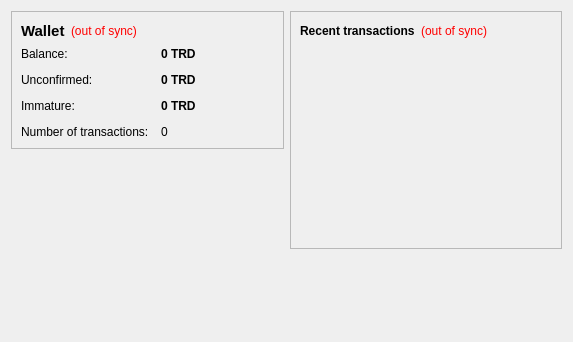
<?xml version="1.0" encoding="UTF-8"?>
<ui version="4.0">
 <class>OverviewPage</class>
 <widget class="QWidget" name="OverviewPage">
  <property name="geometry">
   <rect>
    <x>0</x>
    <y>0</y>
    <width>573</width>
    <height>342</height>
   </rect>
  </property>
  <property name="windowTitle">
   <string>Form</string>
  </property>
  <layout class="QHBoxLayout" name="horizontalLayout" stretch="1,1">
   <item>
    <layout class="QVBoxLayout" name="verticalLayout_2">
     <item>
      <widget class="QFrame" name="frame">
       <property name="frameShape">
        <enum>QFrame::StyledPanel</enum>
       </property>
       <property name="frameShadow">
        <enum>QFrame::Raised</enum>
       </property>
       <layout class="QVBoxLayout" name="verticalLayout_4">
        <item>
         <layout class="QHBoxLayout" name="horizontalLayout_4">
          <item>
           <widget class="QLabel" name="label_5">
            <property name="font">
             <font>
              <pointsize>11</pointsize>
              <weight>75</weight>
              <bold>true</bold>
             </font>
            </property>
            <property name="text">
             <string>Wallet</string>
            </property>
           </widget>
          </item>
          <item>
           <widget class="QLabel" name="labelWalletStatus">
            <property name="toolTip">
             <string>The displayed information may be out of date. Your wallet automatically synchronizes with the TrendCoin network after a connection is established, but this process has not completed yet.</string>
            </property>
            <property name="styleSheet">
             <string notr="true">QLabel { color: red; }</string>
            </property>
            <property name="text">
             <string notr="true">(out of sync)</string>
            </property>
            <property name="alignment">
             <set>Qt::AlignLeading|Qt::AlignLeft|Qt::AlignVCenter</set>
            </property>
           </widget>
          </item>
          <item>
           <spacer name="horizontalSpacer_2">
            <property name="orientation">
             <enum>Qt::Horizontal</enum>
            </property>
            <property name="sizeHint" stdset="0">
             <size>
              <width>40</width>
              <height>20</height>
             </size>
            </property>
           </spacer>
          </item>
         </layout>
        </item>
        <item>
         <layout class="QFormLayout" name="formLayout_2">
          <property name="fieldGrowthPolicy">
           <enum>QFormLayout::AllNonFixedFieldsGrow</enum>
          </property>
          <property name="horizontalSpacing">
           <number>12</number>
          </property>
          <property name="verticalSpacing">
           <number>12</number>
          </property>
          <item row="0" column="0">
           <widget class="QLabel" name="label">
            <property name="text">
             <string>Balance:</string>
            </property>
           </widget>
          </item>
          <item row="0" column="1">
           <widget class="QLabel" name="labelBalance">
            <property name="font">
             <font>
              <weight>75</weight>
              <bold>true</bold>
             </font>
            </property>
            <property name="cursor">
             <cursorShape>IBeamCursor</cursorShape>
            </property>
            <property name="toolTip">
             <string>Your current balance</string>
            </property>
            <property name="text">
             <string notr="true">0 TRD</string>
            </property>
            <property name="textInteractionFlags">
             <set>Qt::LinksAccessibleByMouse|Qt::TextSelectableByKeyboard|Qt::TextSelectableByMouse</set>
            </property>
           </widget>
          </item>
          <item row="1" column="0">
           <widget class="QLabel" name="label_3">
            <property name="text">
             <string>Unconfirmed:</string>
            </property>
           </widget>
          </item>
          <item row="1" column="1">
           <widget class="QLabel" name="labelUnconfirmed">
            <property name="font">
             <font>
              <weight>75</weight>
              <bold>true</bold>
             </font>
            </property>
            <property name="cursor">
             <cursorShape>IBeamCursor</cursorShape>
            </property>
            <property name="toolTip">
             <string>Total of transactions that have yet to be confirmed, and do not yet count toward the current balance</string>
            </property>
            <property name="text">
             <string notr="true">0 TRD</string>
            </property>
            <property name="textInteractionFlags">
             <set>Qt::LinksAccessibleByMouse|Qt::TextSelectableByKeyboard|Qt::TextSelectableByMouse</set>
            </property>
           </widget>
          </item>
          <item row="3" column="0">
           <widget class="QLabel" name="label_2">
            <property name="text">
             <string>Number of transactions:</string>
            </property>
           </widget>
          </item>
          <item row="3" column="1">
           <widget class="QLabel" name="labelNumTransactions">
            <property name="toolTip">
             <string>Total number of transactions in wallet</string>
            </property>
            <property name="text">
             <string notr="true">0</string>
            </property>
           </widget>
          </item>
          <item row="2" column="0">
           <widget class="QLabel" name="labelImmatureText">
            <property name="text">
             <string>Immature:</string>
            </property>
           </widget>
          </item>
          <item row="2" column="1">
           <widget class="QLabel" name="labelImmature">
            <property name="font">
             <font>
              <weight>75</weight>
              <bold>true</bold>
             </font>
            </property>
            <property name="toolTip">
             <string>Mined balance that has not yet matured</string>
            </property>
            <property name="text">
             <string notr="true">0 TRD</string>
            </property>
            <property name="textInteractionFlags">
             <set>Qt::LinksAccessibleByMouse|Qt::TextSelectableByKeyboard|Qt::TextSelectableByMouse</set>
            </property>
           </widget>
          </item>
         </layout>
        </item>
       </layout>
      </widget>
     </item>
     <item>
      <spacer name="verticalSpacer">
       <property name="orientation">
        <enum>Qt::Vertical</enum>
       </property>
       <property name="sizeHint" stdset="0">
        <size>
         <width>20</width>
         <height>40</height>
        </size>
       </property>
      </spacer>
     </item>
    </layout>
   </item>
   <item>
    <layout class="QVBoxLayout" name="verticalLayout_3">
     <item>
      <widget class="QFrame" name="frame_2">
       <property name="frameShape">
        <enum>QFrame::StyledPanel</enum>
       </property>
       <property name="frameShadow">
        <enum>QFrame::Raised</enum>
       </property>
       <layout class="QVBoxLayout" name="verticalLayout">
        <item>
         <layout class="QHBoxLayout" name="horizontalLayout_2">
          <item>
           <widget class="QLabel" name="label_4">
            <property name="text">
             <string>&lt;b&gt;Recent transactions&lt;/b&gt;</string>
            </property>
           </widget>
          </item>
          <item>
           <widget class="QLabel" name="labelTransactionsStatus">
            <property name="toolTip">
             <string>The displayed information may be out of date. Your wallet automatically synchronizes with the TrendCoin network after a connection is established, but this process has not completed yet.</string>
            </property>
            <property name="styleSheet">
             <string notr="true">QLabel { color: red; }</string>
            </property>
            <property name="text">
             <string notr="true">(out of sync)</string>
            </property>
            <property name="alignment">
             <set>Qt::AlignRight|Qt::AlignTrailing|Qt::AlignVCenter</set>
            </property>
           </widget>
          </item>
          <item>
           <spacer name="horizontalSpacer">
            <property name="orientation">
             <enum>Qt::Horizontal</enum>
            </property>
            <property name="sizeHint" stdset="0">
             <size>
              <width>40</width>
              <height>20</height>
             </size>
            </property>
           </spacer>
          </item>
         </layout>
        </item>
        <item>
         <widget class="QListView" name="listTransactions">
          <property name="styleSheet">
           <string notr="true">QListView { background: transparent; }</string>
          </property>
          <property name="frameShape">
           <enum>QFrame::NoFrame</enum>
          </property>
          <property name="verticalScrollBarPolicy">
           <enum>Qt::ScrollBarAlwaysOff</enum>
          </property>
          <property name="horizontalScrollBarPolicy">
           <enum>Qt::ScrollBarAlwaysOff</enum>
          </property>
          <property name="selectionMode">
           <enum>QAbstractItemView::NoSelection</enum>
          </property>
         </widget>
        </item>
       </layout>
      </widget>
     </item>
     <item>
      <spacer name="verticalSpacer_2">
       <property name="orientation">
        <enum>Qt::Vertical</enum>
       </property>
       <property name="sizeHint" stdset="0">
        <size>
         <width>20</width>
         <height>40</height>
        </size>
       </property>
      </spacer>
     </item>
    </layout>
   </item>
  </layout>
 </widget>
 <resources/>
 <connections/>
</ui>
